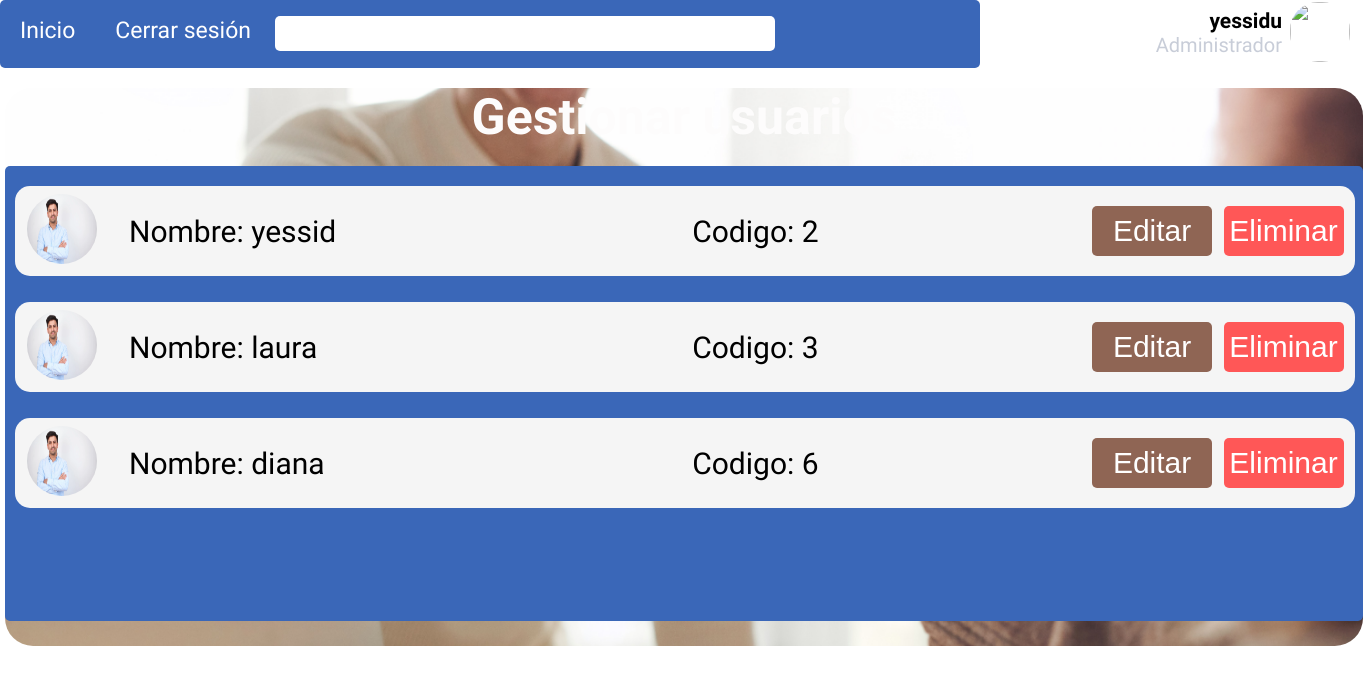
The page /admin/dashboard/usuarios/listar (signed in) on the database its author committed.
### tables this page shows
CREATE TABLE usuario (idusuario INTEGER PRIMARY KEY AUTOINCREMENT, nombre TEXT, user TEXT NOT NULL, password VARCHAR NOT NULL, email TEXT NOT NULL, rol TEXT);

### app.py (the view)
@app.route("/admin/dashboard/usuarios/listar", methods=["GET", "POST"])
def usuario_listar():
    if request.method == 'GET':
        try:
            with sqlite3.connect('dbh.db') as con:
                con.row_factory = sqlite3.Row
                cur = con.cursor()
                cur.execute("SELECT * FROM usuario WHERE rol IS NULL")
                row = cur.fetchall()
                if row is None:
                    print('No hay registros')
                return render_template ('gestionarusuario.html', row=row, nombre=log.nombre)
        except Error:
            print(Error)
    return render_template ("gestionarusuario.html", nombre=log.nombre)

### templates/gestionarusuario.html (shortened to what this page needs)
<!DOCTYPE html>
<html lang="en">
<head>
    <link rel="stylesheet" href="{{url_for('static',filename='css/gestionarusuarios.css')}}">
</head>
<body>
    <header>
        <div class="dash_container">
            <div class="menu_dashboard">
                <ul>
                    <li><a href="/index"> Inicio</a></li>
                    <li><a href="/logout" class="form_link" id="Logout">Cerrar sesión</a></li>
                </ul>
                <input type="search" name="searchadmin" id="searchadmin">
            </div>
            <div class="menu_dash_nombre">
                <h1>{{ nombre }}</h1>
                <P>Administrador</P>
            </div>
            <div class="menu_dashimg">
                <img src="/static/img/pexels-rodnae-productions-7821936.jpg" alt="" id="imgadmin">
            </div>
        </div>
    </header>
    <section>
        <div class="container_gestionusuario">
            <div class="fondo">
                <div class="titulo">
                    <h1> Gestionar usuarios</h1>
                </div>
                <div class="fondo_azul">
                    {% for r in row %}
                    <div class="elementos_user">
                        <table style="width: 100%; text-align: left">
                            <tr>
                                <td style="width: 5%;"><img src="/static/img/joven-confiado_1098-20868.webp" alt=""></td>
                                <td style="width: 40%;"><p class="nombre">Nombre: {{ r["nombre"] }}</p></td>
                                <td><p class="codigo">Codigo: {{ r["idusuario"] }}</p></td>
                                <td style="width: 10%; padding-left: 0.5%;"><a href="{{url_for('cargar_editar',idusuario=r['idusuario'])}}"><input type="button" value="Editar" id="Editar"></a></td>
                                <td style="width: 10%; padding-left: 0.25%;"><a href="{{url_for('usuario_delete',idusuario=r['idusuario'])}}"><input type="button" value="Eliminar" id="Eliminar"></a></td>
                            </tr>
                        </table>
                    </div>
                    {% endfor%}
                </div>
            </div>
        </div>
    </section>
</body>
</html>

### static/css/gestionarusuarios.css (style rules this page uses)
* { padding: 0; margin: 0; }
.dash_container { display: flex; flex-flow: row wrap; align-items: center; font-family: 'Hammersmith One', sans-serif; }
.menu_dashboard { width: 980px; background-color:#3a67b8; border-radius: 5px; color: white; font-family: 'Hammersmith One', sans-serif; height: 68px; }
.menu_dashboard li { list-style: none; margin: 17px 20px; font-size: 23px; }
.menu_dashboard ul { display: inline-flex; }
.menu_dashboard input { height: 35px; width: 500px; border-radius: 5px; border: 0; }
.menu_dash_nombre { width: 310px; height: 68px; }
.menu_dash_nombre h1 { font-size: 21px; text-align: right; margin-top: 9px; margin-right: 8px; color: black; }
.menu_dash_nombre p { font-size: 20px; text-align: right; color: #c8cdd8; margin-right: 8px; }
.menu_dashimg img { height: 60px; width: 60px; border-radius: 28px; }
ul li a { text-decoration: none; color: white; }
.container_gestionusuario { display: flex; flex-flow: column wrap; font-family: 'Hammersmith One', sans-serif; justify-content: center; align-items: center; margin-top: 20px; }
div .fondo { background-image: url("/home/carlosortega/Documentos/ciclo 3/Desarrollo de software/prueba de python/img/gestorusuario.jpg"); background-color: rgba(0,0,0,0.8); background-repeat: no-repeat; background-size: cover; height: 558px; width: 1358px; border-radius: 28px; background-attachment: fixed; }
div .titulo h1 { font-size: 50px; text-align: center; color: rgb(253, 252, 252); }
div .fondo_azul { margin-top: 20px; background-color:#3a67b8; height: 455px; width: 1358px; position:absolute; overflow: scroll; overflow-x: hidden; border-radius: 5px; }
.elementos_user { display: inline-flex; margin-top: 20px; margin-left: 10px; margin-right: 10px; background-color:whitesmoke; height: 90px; width: 1340px; border-radius: 15px; justify-content: space-between; align-items: center; }
.elementos_user img { height: 70px; width: 70px; margin: 10px 10px; border-radius: 40px; }
.elementos_user p { font-size: 30px; margin: 0 20px; }
.elementos_user .codigo { margin-left: 50px; margin-right: 50px; }
.elementos_user input { border: 0; font-size: 30px; text-align: center; width: 120px; height: 50px; margin-right: 10px; }
.elementos_user #Editar { background-color: #8f6554; border-radius: 5px; color: white; }
.elementos_user #Eliminar { background-color: #ff5757; border-radius: 5px; color: white; }

### rows shown on the page
usuario: user "yessidu", nombre "yessid", idusuario "2"
usuario: nombre "laura", idusuario "3"
usuario: nombre "diana", idusuario "6"
